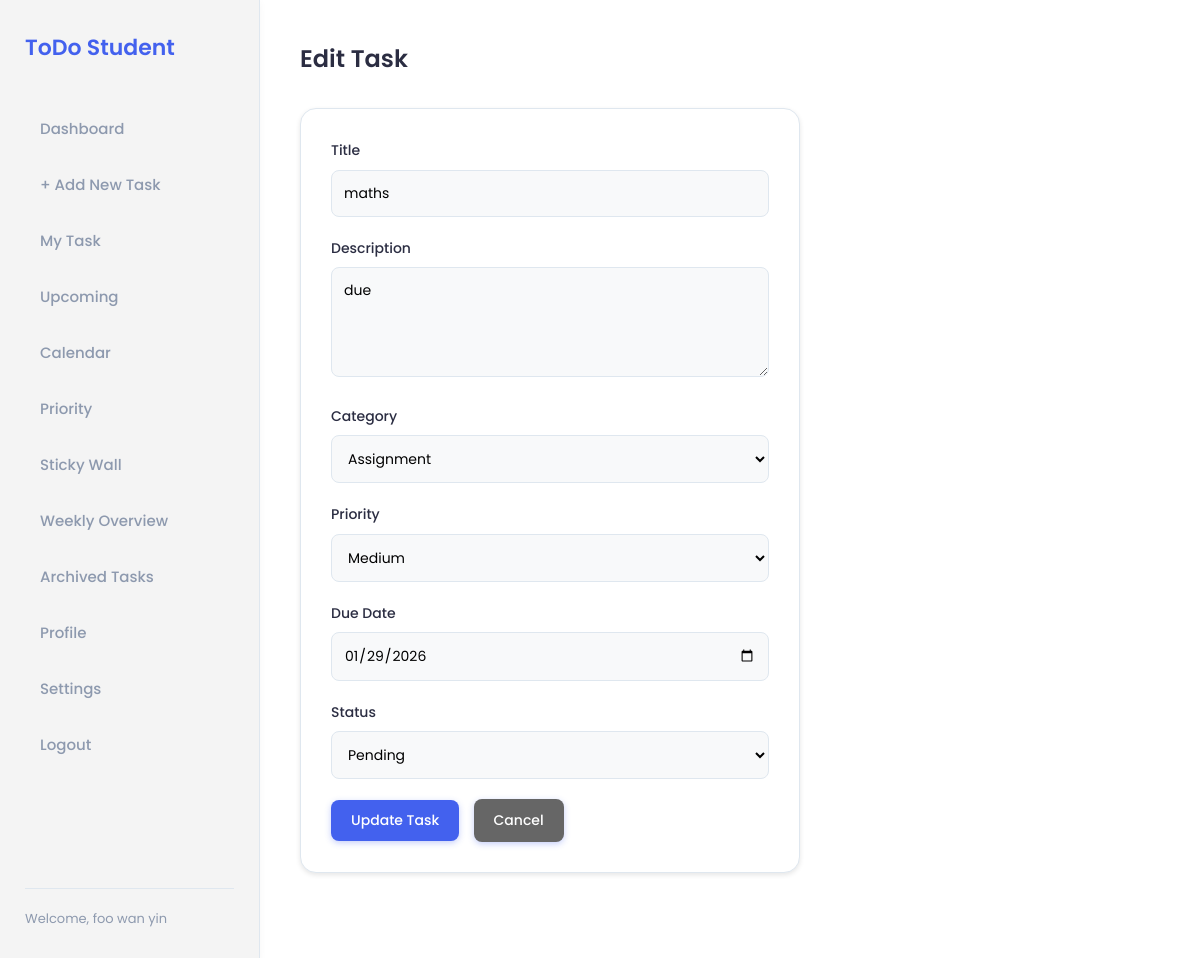
Page /edit_task.php?id=4 (signed in) on the committed database.
### tables this page shows
CREATE TABLE `tasks` (
  `id` int(11) NOT NULL,
  `user_id` int(11) DEFAULT NULL,
  `title` varchar(200) DEFAULT NULL,
  `description` text DEFAULT NULL,
  `due_date` date DEFAULT NULL,
  `category` varchar(50) DEFAULT NULL,
  `priority` varchar(20) DEFAULT NULL,
  `status` enum('On-going','Pending','Completed') DEFAULT NULL,
  `is_archived` tinyint(1) DEFAULT 0,
  `created_at` timestamp NOT NULL DEFAULT current_timestamp()
);

### edit_task.php (the view, shortened to what this page needs)
<?php
include 'db/config.php';
$user_id = $_SESSION['user_id'];
$task_id = isset($_GET['id']) ? (int) $_GET['id'] : 0;
$stmt = $conn->prepare("SELECT * FROM tasks WHERE id = ? AND user_id = ?");
$stmt->bind_param("ii", $task_id, $user_id);
$stmt->execute();
$result = $stmt->get_result();
$task = $result->fetch_assoc();
?>
<!DOCTYPE html>
<html lang="en">
<head>
    <link rel="stylesheet" href="css/style.css">
</head>
<body>
    <div class="wrapper">
        <?php include 'sidebar.php'; ?>
        <div class="main">
            <div class="header">
                <h3>Edit Task</h3>
            </div>
            <div class="card" style="max-width: 500px;">
                <form method="post" action="">
                    <div class="form-group">
                        <label>Title</label>
                        <input type="text" name="title" value="<?php echo htmlspecialchars($task['title']); ?>" required
                            maxlength="200">
                    </div>
                    <div class="form-group">
                        <label>Description</label>
                        <textarea name="description"
                            rows="4"><?php echo htmlspecialchars($task['description'] ?? ''); ?></textarea>
                    </div>
                    <div class="form-group">
                        <label>Category</label>
                        <select name="category" required>
                            <option value="Assignment" <?php echo $task['category'] == 'Assignment' ? 'selected' : ''; ?>
                                >Assignment</option>
                        </select>
                    </div>
                    <div class="form-group">
                        <label>Priority</label>
                        <select name="priority" required>
                            <option value="Medium" <?php echo ($task['priority'] ?? 'Medium') == 'Medium' ? 'selected' : ''; ?>>Medium</option>
                        </select>
                    </div>
                    <div class="form-group">
                        <label>Due Date</label>
                        <input type="date" name="due_date" value="<?php echo $task['due_date']; ?>" required>
                    </div>
                    <div class="form-group">
                        <label>Status</label>
                        <select name="status" required>
                            <option value="Pending" <?php echo $task['status'] == 'Pending' ? 'selected' : ''; ?>>Pending
                            </option>
                        </select>
                    </div>
                    <button type="submit" name="update" class="btn">Update Task</button>
                    <a href="view_tasks.php" class="btn" style="background: #666; margin-left: 10px;">Cancel</a>
                </form>
            </div>
        </div>
    </div>
</body>
</html>

### css/style.css (style rules this page uses)
:root { --primary-color: #4361ee; --primary-dark: #3046b5; --secondary-color: #3f37c9; --success-color: #2ec4b6; --warning-color: #ff9f1c; --danger-color: #e71d36; --light-bg: #f8f9fa; --sidebar-bg: #ffffff; --text-color: #2b2d42; --text-muted: #8d99ae; --border-color: #dfe7ef; --shadow-sm: 0 2px 8px rgba(0, 0, 0, 0.04); --shadow-md: 0 8px 24px rgba(149, 157, 165, 0.1); }
* { margin: 0; padding: 0; box-sizing: border-box; font-family: 'Poppins', sans-serif; }
body { background: var(--light-bg); color: var(--text-color); line-height: 1.6; }
.wrapper { display: flex; min-height: 100vh; }
.main { flex: 1; padding: 40px; max-width: 1200px; margin: 0 auto; width: 100%; }
.header { display: flex; justify-content: space-between; align-items: center; margin-bottom: 30px; }
.header h3 { font-size: 24px; font-weight: 600; color: var(--text-color); }
.card { background: #ffffff; border-radius: 16px; padding: 30px; box-shadow: var(--shadow-sm); border: 1px solid var(--border-color); margin-bottom: 25px; transition: transform 0.2s ease, box-shadow 0.2s ease; }
.btn { display: inline-block; background: var(--primary-color); color: white; padding: 10px 20px; border: none; border-radius: 8px; font-size: 14px; font-weight: 500; cursor: pointer; text-decoration: none; transition: background 0.2s; box-shadow: 0 2px 6px rgba(67, 97, 238, 0.3); }
.form-group { margin-bottom: 20px; }
.form-group label { display: block; margin-bottom: 8px; font-size: 14px; font-weight: 500; color: var(--text-color); }
.form-group input, .form-group select, .form-group textarea { width: 100%; padding: 12px; border: 1px solid var(--border-color); border-radius: 8px; font-size: 14px; transition: border-color 0.2s; background: #f8f9fa; }
body { background-color: #ffffff; color: #333; }
.main { background-color: #fff; color: #333; }
.card { background-color: #fff; box-shadow: 0 2px 5px rgba(0, 0, 0, 0.1); }

### rows in the picture
tasks: title "maths", description "due", category "Assignment", priority "Medium", due_date "01/29/2026", status "Pending"

### other values in the picture
$_SESSION['user_name'] "foo wan yin"
